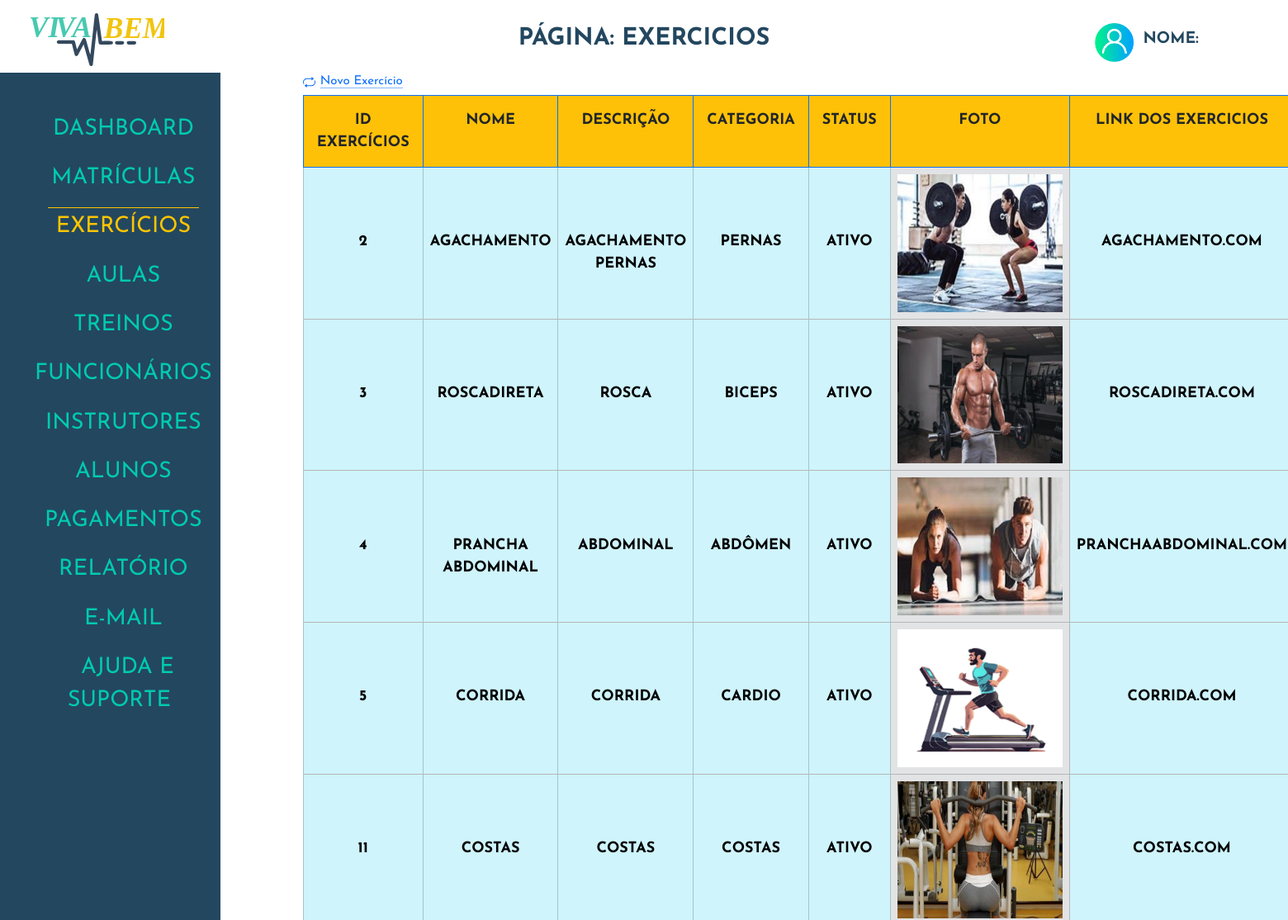
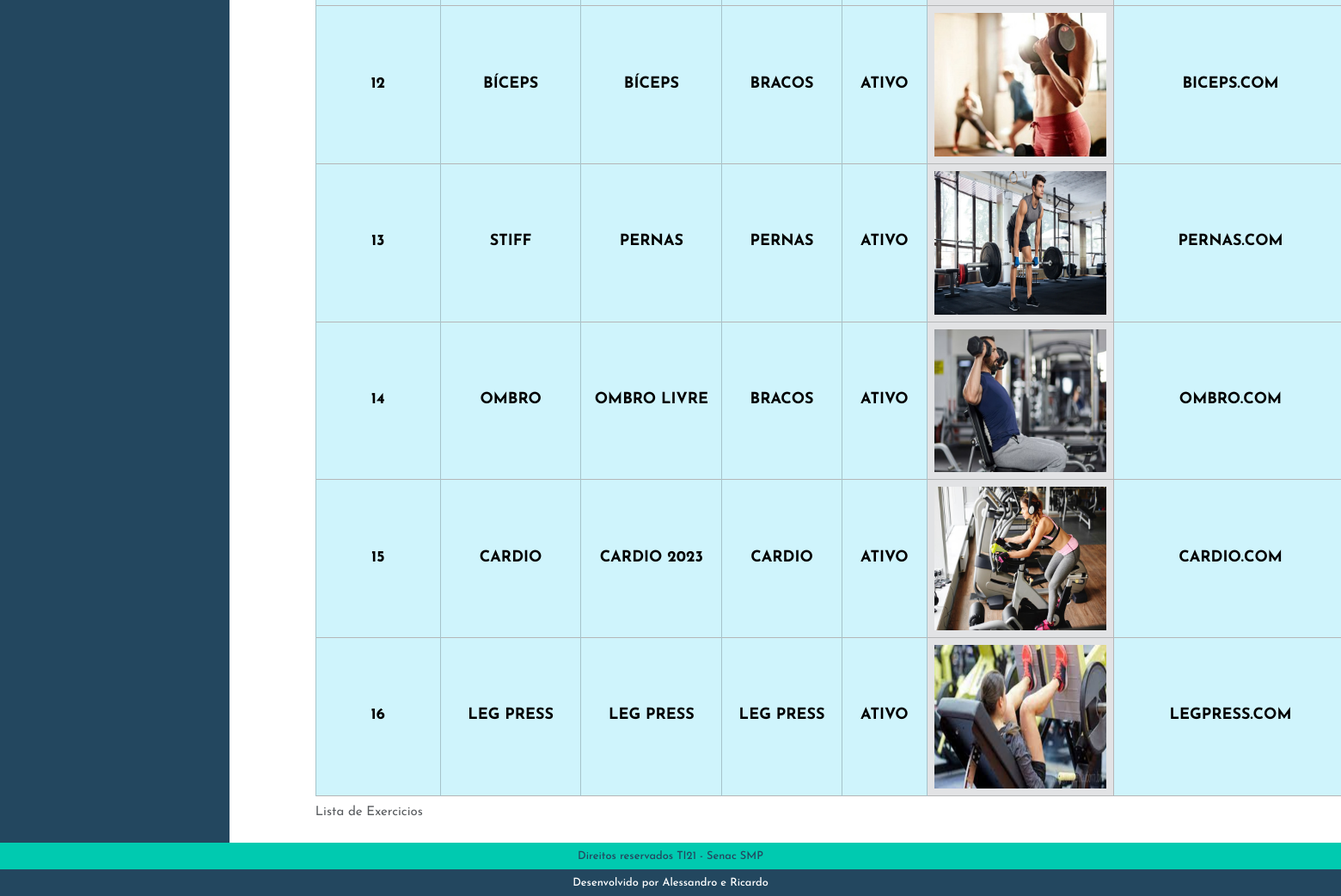
The app's page /admin/index.php?p=exercicios with its own data (2 pictures, top to bottom).
### tables this page shows
CREATE TABLE `tblexercicios` (
  `idExercicio` int(11) NOT NULL,
  `nomeExercicio` varchar(50) NOT NULL,
  `altExercicio` varchar(50) NOT NULL,
  `descricaoExercicio` varchar(30) NOT NULL,
  `grupoMuscularExercicio` varchar(30) NOT NULL,
  `statusExercicio` varchar(10) NOT NULL,
  `fotoExercicio` varchar(100) NOT NULL,
  `linkExercicio` varchar(150) NOT NULL
);

### admin/class/exercicios.php (called while the page is built, shortened)
<?php
class ExerciciosClass
{
    public function listar()
    {
        $sql = "SELECT * FROM tblexercicios WHERE statusExercicio = 'ATIVO' ORDER by idExercicio  ASC ";
        $conn = Conexao::LigarConexao();
        $resultado = $conn->query($sql);
        $lista = $resultado->fetchAll();
        return $lista;
    }
}

### admin/exercicios/listar.php (the view, shortened to what this page needs)
<?php
require_once('class/exercicios.php');
$exercicios = new ExerciciosClass();
$lista = $exercicios->Listar();
?>
<div>
    <a class="icon-link icon-link-hover" style="--bs-icon-link-transform: translate3d(0, -.125rem, 0);" href="index.php?p=exercicios&e=cadastrar">
        Novo Exercício
    </a>
</div>
<div class=" table-responsive">
    <table class="table table-bordered border-primary">
        <caption> Lista de Exercicios</caption>
        <thead>
            <tr>
                <th class="p-3 mb-2 bg-warning text-dark">Id Exercícios</th>
                <th class="p-3 mb-2 bg-warning text-dark">Nome</th>
                <th class="p-3 mb-2 bg-warning text-dark">Descrição</th>
                <th class="p-3 mb-2 bg-warning text-dark">Categoria</th>
                <th class="p-3 mb-2 bg-warning text-dark">Status</th>
                <th class="p-3 mb-2 bg-warning text-dark">Foto</th>
                <th class="p-3 mb-2 bg-warning text-dark">Link dos Exercicios</th>
            </tr>
        </thead>
        <?php foreach ($lista as $linha) : ?>
            <tbody>
                <tr class="table-secondary">
                    <td class="table-info"><?php echo $linha['idExercicio'] ?></td>
                    <td class="table-info"><?php echo $linha['nomeExercicio'] ?></td>
                    <td class="table-info"><?php echo $linha['descricaoExercicio'] ?></td>
                    <td class="table-info"><?php echo $linha['grupoMuscularExercicio'] ?></td>
                    <td class="table-info"><?php echo $linha['statusExercicio'] ?></td>
                    <td class="tamanhoFoto">
                        <a href="../img/<?php echo $linha['fotoExercicio'] ?>" data-lightbox="<?php echo $linha['nomeExercicio'] ?>" data-title="<?php echo $linha['nomeExercicio'] ?>">
                            <img src="../img/<?php echo $linha['fotoExercicio'] ?>" alt="<?php echo $linha['nomeExercicio'] ?> ">
                        </a>
                    </td>
                    <td class="table-info"><?php echo $linha['linkExercicio'] ?></td>
                </tr>
            <?php endforeach ?>
            </tbody>
    </table>
</div>

### admin/index.php (shortened to what this page needs)
<?php
$pagina = @$_GET['p'];
?>
<!DOCTYPE html>
<html lang="pt-BR">
<head>
    <link rel="stylesheet" href="./css/reset.css">
    <link href="https://cdn.jsdelivr.net/npm/bootstrap@5.3.2/dist/css/bootstrap.min.css" rel="stylesheet">
    <link href="path/to/lightbox.css" rel="stylesheet" />
    <link rel="stylesheet" href="./css/estilo.css">
</head>
<body>
    <header class="topo">
        <h1>
            <img src="./img/logoVivaBem.svg" alt="Logo Viva Bem">
        </h1>
        <?php
        if ($pagina == '') {
            echo '<h2>Dashboard</h2>';
        } else {
            echo ('<h2>Página: ' . $pagina . '</h2>');
        }
        ?>
        <div>
            <img src="./img/btnLogin.png" alt="User Instrutor">
            <h2>Nome:</h2>
        </div>
    </header>
    <main>
        <div class="menu">
            <nav>
                <ul>
                    <li><a href="index.php?p=dashboard" class="<?php echo (($pagina == 'dashboard') ||  (@$pagina == '')) ? 'menuAtivo' : ''; ?>"> Dashboard </a></li>
                    <li><a href="index.php?p=matriculas" class="<?php echo ($pagina == 'matriculas') ? 'menuAtivo' : ''; ?>"> Matrículas </a></li>
                    <li><a href="index.php?p=exercicios" class="<?php echo ($pagina == 'exercicios') ? 'menuAtivo' : ''; ?>"> Exercícios </a></li>
                    <li><a href="index.php?p=aulas" class="<?php echo ($pagina == 'aulas') ? 'menuAtivo' : ''; ?>"> Aulas </a></li>
                    <li><a href="index.php?p=treino" class="<?php echo ($pagina == 'treino') ? 'menuAtivo' : ''; ?>"> Treinos </a></li>
                    <li><a href="index.php?p=funcionarios" class="<?php echo ($pagina == 'funcionarios') ? 'menuAtivo' : ''; ?>"> Funcionários </a></li>
                    <li><a href="index.php?p=instrutores" class="<?php echo ($pagina == 'instrutores') ? 'menuAtivo' : ''; ?>"> Instrutores </a></li>
                    <li><a href="index.php?p=aluno" class="<?php echo ($pagina == 'aluno') ? 'menuAtivo' : ''; ?>"> Alunos </a></li>
                    <li><a href="index.php?p=pagamento" class="<?php echo ($pagina == 'pagamento') ? 'menuAtivo' : ''; ?>"> Pagamentos </a></li>
                    <li><a href="index.php?p=relatorio" class="<?php echo ($pagina == 'relatorio') ? 'menuAtivo' : ''; ?>"> Relatório </a></li>
                    <li><a href="index.php?p=contato" class="<?php echo ($pagina == 'contato') ? 'menuAtivo' : ''; ?>"> E-mail </a></li>
                    <li><a href="index.php?p=ajuda" class="<?php echo ($pagina == 'ajuda') ? 'menuAtivo' : ''; ?>"> Ajuda e Suporte </a></li>
                </ul>
            </nav>
        </div>
        <div class="box">
            <?php
            switch ($pagina) {
                case 'exercicios':
                    require_once('exercicios/exercicios.php');
                    break;
            }
            ?>
        </div>
    </main>
    <footer class="rodape">
        <h2>Direitos reservados TI21 - Senac SMP</h2>
        <h2>Desenvolvido por Alessandro e Ricardo</h2>
    </footer>
</body>
</html>

### admin/exercicios/exercicios.php
<?php
$pagina = @$_GET['e'];
if ($pagina == NULL) {
    require_once ('listar.php');
}else {
    if($pagina == 'cadastrar') { require_once('cadastrar.php');};
    if($pagina ==  'atualizar') { require_once('atualizar.php');};
    if($pagina == 'desativar' ) { require_once('desativar.php');};
    if($pagina == 'desativar' ) { require_once('listadesativados.php');};
}

### admin/css/estilo.css (style rules this page uses)
*, a, h1, h2, h3, h4 { font-family: 'Josefin Sans', sans-serif; font-size: 15px; }
body { display: flex; flex-direction: column; height: 100vh; width: 100%; }
.topo { display: flex; justify-content: space-between; margin-top: 1%; align-items: center; }
.topo h1 { text-align: center; width: 15%; }
.topo h1 img { width: 70%; }
.topo h2 { font-size: 1.8em; text-transform: uppercase; color: #23475f; font-weight: bold; }
.topo div { display: flex; align-items: center; width: 15%; }
.topo div img { width: 20%; }
.topo div h2 { margin-left: 5%; font-size: 1.2em; }
main { flex: 1; display: flex; }
.menu { background-color: #23475f; text-align: center; display: flex; }
.menu nav { margin-top: 15%; }
.menu nav ul li { padding: 4% 0; }
.menu nav ul li a { text-decoration: none; color: #00cab0; font-size: 1.8em; text-transform: uppercase; padding: 4% 10px; }
.menuAtivo { color: #ffc500 !important; border-top: solid 1px #ffc500; }
.box { margin: 0 100px; }
.rodape { text-align: center; }
.rodape h2 { font-size: .8em; margin-bottom: 0; }
.rodape h2:nth-child(1) { background: #00cab0; padding: .5% 0; color: #23475f; }
.rodape h2:nth-child(2) { background: #23475f; padding: .5% 0; color: #fff; }
.tamanhoFoto { width: 100%; }
.tamanhoFoto img { max-width: 200px; max-height: 200px; object-fit: cover; }
.table-info, .text-dark { font-size: 1.2em; text-align: center; font-weight: bold; text-transform: uppercase; }

### records on screen
tblexercicios: idExercicio "2", nomeExercicio "AGACHAMENTO", descricaoExercicio "AGACHAMENTO PERNAS", grupoMuscularExercicio "PERNAS", statusExercicio "ATIVO", fotoExercicio (picture), linkExercicio "AGACHAMENTO.COM"
tblexercicios: idExercicio "3", nomeExercicio "ROSCADIRETA", descricaoExercicio "ROSCA", grupoMuscularExercicio "BICEPS", statusExercicio "ATIVO", fotoExercicio (picture), linkExercicio "ROSCADIRETA.COM"
tblexercicios: idExercicio "4", nomeExercicio "PRANCHA ABDOMINAL", descricaoExercicio "ABDOMINAL", grupoMuscularExercicio "ABDÔMEN", statusExercicio "ATIVO", fotoExercicio (picture), linkExercicio "PRANCHAABDOMINAL.COM"
tblexercicios: idExercicio "5", nomeExercicio "CORRIDA", descricaoExercicio "CORRIDA", grupoMuscularExercicio "CARDIO", statusExercicio "ATIVO", fotoExercicio (picture), linkExercicio "CORRIDA.COM"
tblexercicios: idExercicio "11", nomeExercicio "COSTAS", descricaoExercicio "COSTAS", grupoMuscularExercicio "COSTAS", statusExercicio "ATIVO", fotoExercicio (picture), linkExercicio "COSTAS.COM"
tblexercicios: idExercicio "12", nomeExercicio "BÍCEPS", descricaoExercicio "BÍCEPS", grupoMuscularExercicio "BRACOS", statusExercicio "ATIVO", fotoExercicio (picture), linkExercicio "BICEPS.COM"
tblexercicios: idExercicio "13", nomeExercicio "STIFF", descricaoExercicio "PERNAS", grupoMuscularExercicio "PERNAS", statusExercicio "ATIVO", fotoExercicio (picture), linkExercicio "PERNAS.COM"
tblexercicios: idExercicio "14", nomeExercicio "OMBRO", descricaoExercicio "OMBRO LIVRE", grupoMuscularExercicio "BRACOS", statusExercicio "ATIVO", fotoExercicio (picture), linkExercicio "OMBRO.COM"
tblexercicios: idExercicio "15", nomeExercicio "CARDIO", descricaoExercicio "CARDIO 2023", grupoMuscularExercicio "CARDIO", statusExercicio "ATIVO", fotoExercicio (picture), linkExercicio "CARDIO.COM"
tblexercicios: idExercicio "16", nomeExercicio "LEG PRESS", descricaoExercicio "LEG PRESS", grupoMuscularExercicio "LEG PRESS", statusExercicio "ATIVO", fotoExercicio (picture), linkExercicio "LEGPRESS.COM"

### other values on screen
$pagina "EXERCICIOS"
